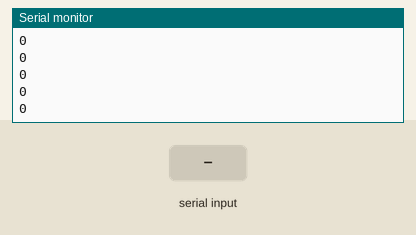
This sketch was run on a simulated Arduino Uno, built with avr-gcc and run on an emulated ATmega328P. Shown: the last lines printed to the serial monitor. The inputs (shaded band) are chosen by the test bench.

Above: at 1.2 s.
1.3 s: "M" received over Serial
At 1.31 s:
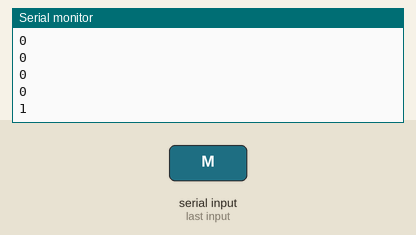
2.8 s: "A" received over Serial
At 2.81 s:
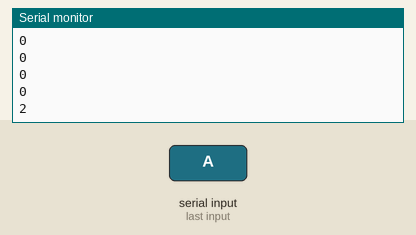
Timing chart, 0 to 5.8 s (numbered marks = the images above; inputs shaded):
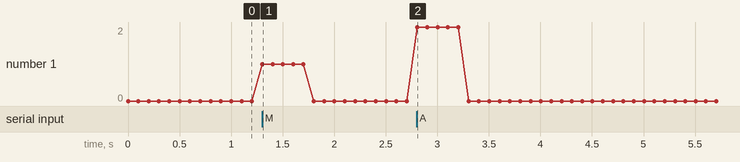

The sketch:

74-telemetria-integrada.ino
```cpp
// Curso PX-32 — programa mínimo de la lección 74
// Cargar solo después de leer la sección de seguridad.
enum Estado { STOP, MANUAL, AUTO };
Estado estado=STOP; unsigned long ultimaOrden=0;
void detener(){ /* escribir aquí las salidas seguras del bloque de movimiento */ }
void setup(){ Serial.begin(9600); detener(); }
void loop(){ if(Serial.available()){ char c=Serial.read(); ultimaOrden=millis(); if(c=='S') estado=STOP; else if(c=='M') estado=MANUAL; else if(c=='A') estado=AUTO; else estado=STOP; } if(millis()-ultimaOrden>500) estado=STOP; if(estado==STOP) detener(); Serial.println(estado); delay(100); }
```

Measured:
- after the input at 1.3 s, the serial monitor: prints a new line at once (image 1)
- after the input at 2.8 s, the serial monitor: prints a new line at once (image 2)
